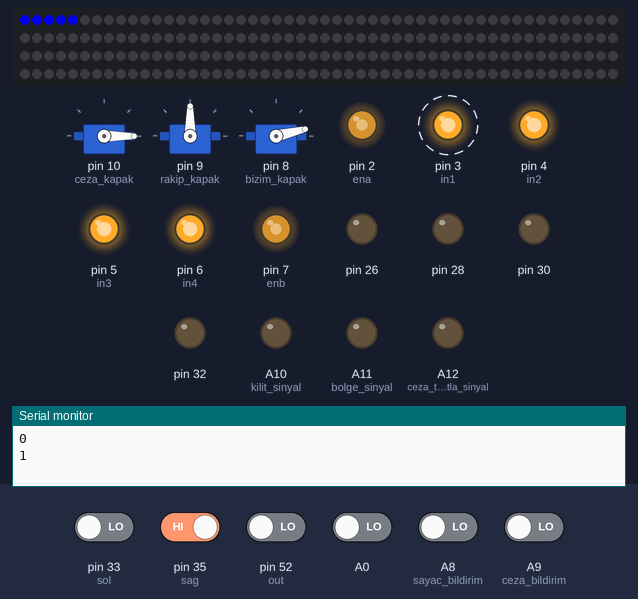
The sketch below on a simulated Arduino Mega 2560, built with avr-gcc and run on an emulated ATmega2560. Shown: 3 × servo, 200 RGB LEDs in strip order, left to right, continuing on the next row, output pins drawn as LEDs (lit = HIGH), the last lines printed to the serial monitor. Dashed ring = blinking. Inputs (shaded band) come from the test bench; at power-on: pin 35 (sag) HIGH, A0, A8 (sayac_bildirim), A9 (ceza_bildirim), pin 33 (sol), pin 52 (out) LOW. Pins used as bus, display or sensor lines are not drawn.

Above: at 0.89 s.
1.8 s: pin 33 (sol) driven HIGH
At 2.4 s:
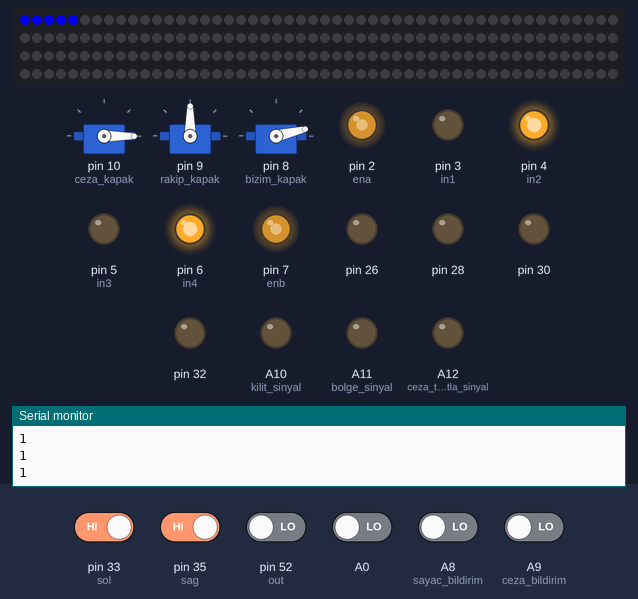
3.3 s: A8 (sayac_bildirim) driven HIGH
At 4.1 s:
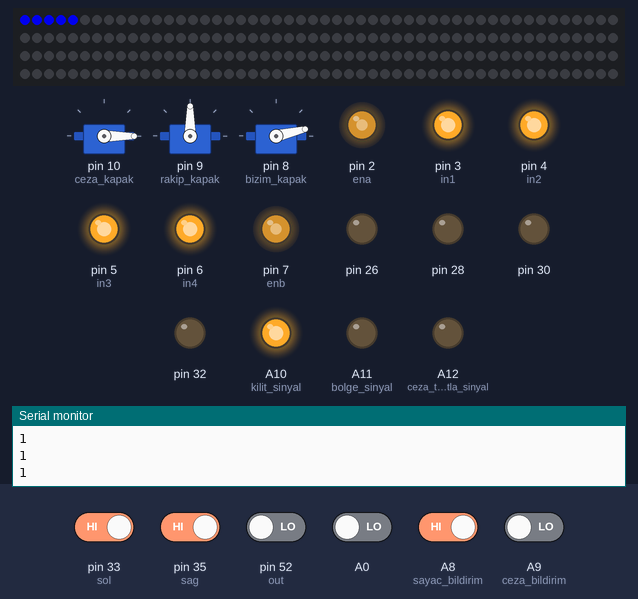
6.8 s: pin 35 (sag) driven LOW
At 8.0 s:
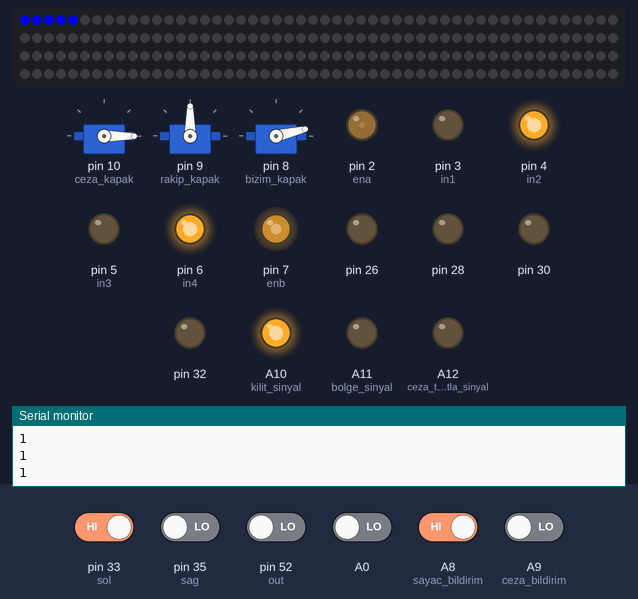
8.4 s: pin 33 (sol) driven LOW
At 10.2 s:
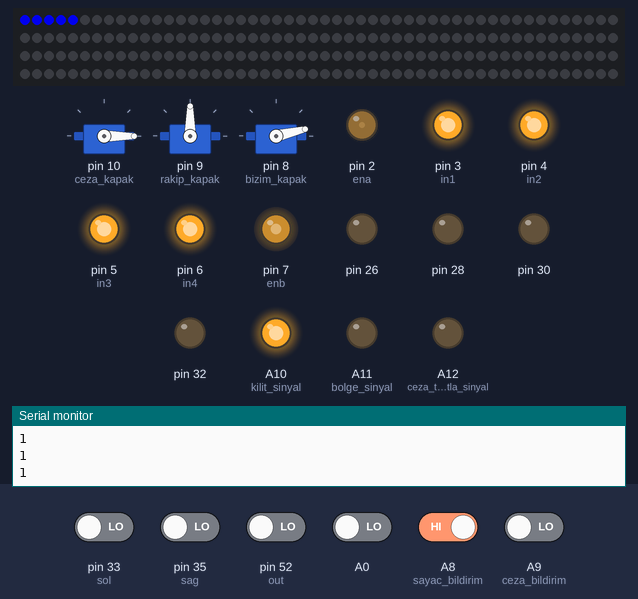
Timing chart, 0 to 28.2 s (numbered marks = the images above; inputs shaded):
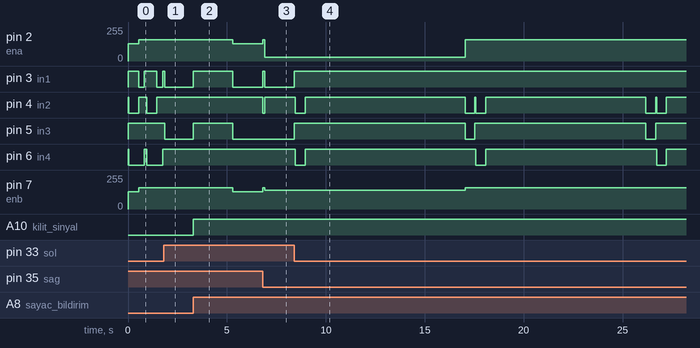

Measured:
- after the input at 1.8 s, pin 4 (in2): stops changing and stays HIGH; pin 5 (in3): HIGH → LOW after 0.05 s; pin 6 (in4): stays HIGH (without the input it goes to LOW after 0.07 s)
- after the input at 3.3 s, pin 2 (ena), pin 7 (enb): 160/255 → 130/255 after 2.0 s; pin 3 (in1), pin 5 (in3): LOW → HIGH at once, → LOW 2.0 s later; A10 (kilit_sinyal): LOW → HIGH at once
- after the input at 6.8 s, pin 2 (ena): 130/255 → 160/255 at once, → 30/255 0.10 s later; pin 3 (in1): LOW → HIGH at once, → LOW 0.10 s later; pin 4 (in2): HIGH → LOW at once, → HIGH 0.10 s later; pin 7 (enb): 130/255 → 160/255 at once, → 140/255 0.10 s later
- after the input at 8.4 s, pin 2 (ena): 30/255 → 160/255 after 8.6 s; pin 3 (in1): LOW → HIGH at once
- by itself, pin 3 (in1): alternates HIGH for 0.57 s and LOW for 0.30 s

The sketch:

mega1.ino
```cpp
#include <Servo.h>
#include <Adafruit_NeoPixel.h>

const int ena = 2;
const int in1 = 3;
const int in2 = 4;
const int in3 = 5;
const int in4 = 6;
const int enb = 7;

const int sayac_bildirim = A8;
const int ceza_bildirim = A9;
const int kilit_sinyal = A10;
const int bolge_sinyal = A11;
const int ceza_tokatla_sinyal = A12;

const int sag = 35;
const int sol = 33;
const int yan = 31;

Servo ceza_kapak, rakip_kapak, bizim_kapak;

const int s0 = 46;
const int s1 = 44;
const int s2 = 50;
const int s3 = 48;
const int out = 52;


float kirmizi = 0, mavi = 0;
byte bolge = 0, duvarla_isim_var = 0;

int kirmizi_veriler[4] = { 0, 0, 0, 0 };
int mavi_veriler[4] = { 0, 0, 0, 0 };


Adafruit_NeoPixel serit(200, 11, NEO_GRB + NEO_KHZ800);  // Tanımlamalar yapılıyor

void setup() {
  Serial.begin(9600);

  ceza_kapak.attach(10);
  rakip_kapak.attach(9);
  bizim_kapak.attach(8);

  serit.begin();             // Kütüphane başlatılıyor
  serit.clear();             // LED'ler temizleniyor
  serit.setBrightness(200);  // LED parlaklığı ayarlanıyor

  pinMode(ena, OUTPUT);
  pinMode(enb, OUTPUT);
  pinMode(in1, OUTPUT);
  pinMode(in2, OUTPUT);
  pinMode(in3, OUTPUT);
  pinMode(in4, OUTPUT);
  pinMode(s0, OUTPUT);
  pinMode(s1, OUTPUT);
  pinMode(s2, OUTPUT);
  pinMode(s3, OUTPUT);
  pinMode(out, INPUT);
  pinMode(sag, INPUT);
  pinMode(sol, INPUT);
  pinMode(yan, INPUT);
  pinMode(sayac_bildirim, INPUT);
  pinMode(ceza_bildirim, INPUT);
  pinMode(kilit_sinyal, OUTPUT);
  pinMode(bolge_sinyal, OUTPUT);
  pinMode(ceza_tokatla_sinyal, OUTPUT);

  pinMode(32, OUTPUT);
  pinMode(30, OUTPUT);
  pinMode(28, OUTPUT);
  pinMode(26, OUTPUT);
  digitalWrite(32, LOW);
  digitalWrite(30, LOW);
  digitalWrite(28, LOW);
  digitalWrite(26, LOW);

  digitalWrite(s0, HIGH);
  digitalWrite(s1, LOW);
  ceza_kapak.write(0);
  rakip_kapak.write(90);  //bu ters
  bizim_kapak.write(13);  //bu normal hali

  bolge = digitalRead(A0);
  digitalWrite(bolge_sinyal, bolge);
  // ***** Bölge Tespiti ********
  if (bolge == 1) {
    kirmizi_yak();
  } else {
    mavi_yak();
  }
  analogWrite(ena, 130);
  analogWrite(enb, 130);
  while(digitalRead(sag) == 0)
  {

  }
}

void loop() {
    if (digitalRead(sayac_bildirim) == 1)  //KENDİ TOPUMUZUN SAYACI DOLMUŞ
    {
    //DUVAR TAKİBİ VE KENDİ BÖLGEMİZE BOŞALTMA
    digitalWrite(kilit_sinyal, HIGH);
    dur();
    delay(2000);
    duvar_bul();
    duvarla_isim_var = 1;
    while (duvarla_isim_var == 1) {
      duvar_takip(1);
    }
    digitalWrite(kilit_sinyal, LOW);
    delay(1000);
    } else if (digitalRead(ceza_bildirim) == 1)  //CEZA TOPLADIK
    {
    //DUVAR TAKİBİ VE RAKİP BÖLGEYE BOŞALTMA
    digitalWrite(kilit_sinyal, HIGH);
    dur();
    delay(2000);
    duvar_bul();
    duvarla_isim_var = 1;
    while (duvarla_isim_var == 1) {
      duvar_takip(0);
    }
    digitalWrite(kilit_sinyal, LOW);
    delay(1000);
    } else {
    Serial.println(digitalRead(sol));
    Serial.println(digitalRead(sag));
    rastgele();
    }

}

void duvar_bul()
{
  while(true)
  {
    if (digitalRead(sag) == 0)
    {
      analogWrite(ena, 160);
      analogWrite(enb, 160);
      sola_don();
      delay(100);
      dur();
      break;
    }
    else if (digitalRead(sol) == 0)
    {
      analogWrite(ena, 160);
      analogWrite(enb, 160);
      sola_don();
      delay(400);
      dur();
      break;
    }
    else
    {
      analogWrite(ena, 130);
      analogWrite(enb, 130);
      ileri();
    }
  }

}

void duvar_takip(int nereye)
{
  if (digitalRead(sol) == 0) //KÖŞEYE GELDİK
  {
    dur();
    delay(50);
    geri();
    delay(500);
    dur();
    float sonuc = olcum();
    if((sonuc > 200 && bolge == nereye) || (sonuc < 70 && bolge != nereye)) // park etmemiz gereken durumlar. sonuc > 200 kırmızı, sonuc < 70 mavi
    {
      park(nereye);
    }
    else
    {
      analogWrite(ena, 160);
      analogWrite(enb, 160);
      sola_don();
      delay(500);
    }

  }
  else
  {
    while (digitalRead(sag) == 0 && digitalRead(sol) == 1)
    {
      analogWrite(ena, 30);
      analogWrite(enb, 140);
      ileri();
    }
    while (digitalRead(sag) == 1 && digitalRead(sol) == 1)
    {
      analogWrite(ena, 140);
      analogWrite(enb, 30);
      ileri();
    }
  }

}

void park(byte nereye)
{
  if(nereye == 1)
  {
    analogWrite(ena, 160);
      analogWrite(enb, 160);
      sola_don();
      delay(600);
      analogWrite(ena, 130);
      analogWrite(enb, 130);
      geri();
      delay(200);
      dur();
      bizim_kapak.write(103);
      delay(300);
      analogWrite(ena, 130);
      analogWrite(enb, 130);
      ileri();
      delay(600);
      dur();
      bizim_kapak.write(13);
      duvarla_isim_var = 0;
  }
  else
  {
    analogWrite(ena, 160);
      analogWrite(enb, 160);
      sola_don();
      delay(700);
      analogWrite(ena, 130);
      analogWrite(enb, 130);
      geri();
      delay(200);
      dur();
      ceza_kapak.write(90);
      delay(300);
      digitalWrite(ceza_tokatla_sinyal, HIGH);
      delay(1000);
      digitalWrite(ceza_tokatla_sinyal, LOW);
      analogWrite(ena, 130);
      analogWrite(enb, 130);
      ileri();
      delay(600);
      dur();
      ceza_kapak.write(0);
      duvarla_isim_var = 0;
  }
}

void duvar_takip_eski(int nereye) {
  analogWrite(ena, 200);
  analogWrite(enb, 200);
  ileri();
  if (digitalRead(sol) == 0 && digitalRead(sag) == 0) { // KÖŞEDEYİZ
    float sonuc = olcum();
    geri();
    delay(300);
    if ((sonuc > 200 && bolge == nereye) || (sonuc < 70 && bolge != nereye)) // park etmemiz gereken durumlar. sonuc > 200 kırmızı sonuc < 70 mavi
    {
      if (nereye == 0 && digitalRead(yan) == 1)
      {
        //ters_park();
      }
      park(nereye);
      duvarla_isim_var = 0;
    }
    else
    {
      analogWrite(ena, 150);
      analogWrite(enb, 150);
      sola_don();
      delay(500);
    }
  }
}

void duvar_takip_hazirlik()
{
  unsigned long baslangic = millis();
  while ((millis() - baslangic) > 10000)
  {
    analogWrite(ena, 200);
    analogWrite(enb, 200);
    ileri();
    if (digitalRead(sol) == 0 && digitalRead(sag) == 0) {
      geri();
      delay(300);
      analogWrite(ena, 150);
      analogWrite(enb, 150);
      sola_don();
      delay(500);
    }
  }
}

void park_eski(int nereye) {
  dur();
  delay(1000);
  geri();
  delay(300);
  analogWrite(ena, 200);
  analogWrite(enb, 200);
  sola_don();
  delay(500);
  dur();
  delay(1000);
  ileri();
  delay(600);
  analogWrite(ena, 200);
  analogWrite(enb, 20);
  geri();
  delay(350);
  dur();
  delay(1000);
  analogWrite(ena, 0);  //SOLA MEYİLLİ İLERİ
  analogWrite(enb, 255);
  ileri();
  delay(700);
  dur();
  delay(1000);
  analogWrite(ena, 200);
  analogWrite(enb, 200);
  geri();
  delay(500);
  dur();

  if (nereye == 1)
  {
    bizim_kapak.write(170);
    delay(400);
    ileri();
    delay(500);
    dur();
    bizim_kapak.write(10);
  }
  else
  {
    //CEZA BIRAK
    ceza_kapak.write(90);
    delay(300);
    digitalWrite(ceza_tokatla_sinyal, HIGH);
    delay(1000);
    digitalWrite(ceza_tokatla_sinyal, LOW);
    analogWrite(ena, 100);
    analogWrite(enb, 100);
    ileri();
    delay(300);
    dur();
    ceza_kapak.write(0);
  }
}

void rastgele() {
  if (digitalRead(sol) == 0)  //SOLDA ENGEL VAR
  {
    dur();
    delay(20);
    geri();
    delay(500);
    analogWrite(ena, 160);
    analogWrite(enb, 160);
    saga_don();
    delay(300);
    dur();
    delay(100);
    ileri();
  }
  else if (digitalRead(sag) == 0)  //SAĞDA ENGEL VAR
  {
    dur();
    delay(20);
    geri();
    delay(500);
    analogWrite(ena, 160);
    analogWrite(enb, 160);
    saga_don();
    delay(500);
    dur();
    delay(100);
    analogWrite(ena, 130);
    analogWrite(enb, 130);
    ileri();
  }
  else
  {
    ileri();
  }
}

void kirmizi_yak() {
  serit.clear();
  serit.setPixelColor(0, serit.Color(255, 0, 0));
  serit.setPixelColor(1, serit.Color(255, 0, 0));
  serit.setPixelColor(2, serit.Color(255, 0, 0));
  serit.setPixelColor(3, serit.Color(255, 0, 0));
  serit.setPixelColor(4, serit.Color(255, 0, 0));
  serit.show();
}

void mavi_yak() {
  serit.clear();
  serit.setPixelColor(0, serit.Color(0, 0, 255));
  serit.setPixelColor(1, serit.Color(0, 0, 255));
  serit.setPixelColor(2, serit.Color(0, 0, 255));
  serit.setPixelColor(3, serit.Color(0, 0, 255));
  serit.setPixelColor(4, serit.Color(0, 0, 255));
  serit.show();
}

float olcum() {
  //verileri güncelliyoruz
  for (int i = 0; i < 4; i++) {
    olc();
    kirmizi_veriler[i] = kirmizi;
    mavi_veriler[i] = mavi;
    delay(10);
  }

  kirmizi = stabilSonucuBul(kirmizi_veriler, 4);
  mavi = stabilSonucuBul(mavi_veriler, 4);

  float sonuc = ((float)mavi / (float)kirmizi) * 100;
  return sonuc;
}

void olc() {
  digitalWrite(s2, LOW);
  digitalWrite(s3, LOW);
  delay(5);
  kirmizi = pulseIn(out, LOW);

  digitalWrite(s2, LOW);
  digitalWrite(s3, HIGH);
  delay(5);
  mavi = pulseIn(out, LOW);
}

void ileri() {
  digitalWrite(in1, LOW);
  digitalWrite(in2, HIGH);
  digitalWrite(in3, LOW);
  digitalWrite(in4, HIGH);
}

void geri() {
  digitalWrite(in1, HIGH);
  digitalWrite(in2, LOW);
  digitalWrite(in3, HIGH);
  digitalWrite(in4, LOW);
}

void saga_don() {
  digitalWrite(in1, LOW);
  digitalWrite(in2, HIGH);
  digitalWrite(in3, HIGH);
  digitalWrite(in4, LOW);
}

void sola_don() {
  digitalWrite(in1, HIGH);
  digitalWrite(in2, LOW);
  digitalWrite(in3, LOW);
  digitalWrite(in4, HIGH);
}

void saga_ilerle() {
  analogWrite(ena, 255);
  analogWrite(enb, 70);
  ileri();
}

void sola_ilerle() {
  analogWrite(ena, 70);
  analogWrite(enb, 255);
  ileri();
}

void saga_gerile() {
  analogWrite(ena, 150);
  analogWrite(enb, 100);
  geri();
}

void sola_gerile() {
  analogWrite(ena, 150);
  analogWrite(enb, 200);
  geri();
}

void dur() {
  digitalWrite(in1, HIGH);
  digitalWrite(in2, HIGH);
  digitalWrite(in3, HIGH);
  digitalWrite(in4, HIGH);
}


// ******************************Ortalama hesaplayan fonksiyon*****************************
double ortalamaHesapla(const int arr[], int size) {
  double sum = 0;
  for (int i = 0; i < size; i++) {
    sum += arr[i];
  }
  return sum / size;
}

// Standart sapmayı hesaplayan fonksiyon
double standartSapmaHesapla(const int arr[], int size, double mean) {
  double sum = 0;
  for (int i = 0; i < size; i++) {
    sum += pow(arr[i] - mean, 2);
  }
  return sqrt(sum / size);
}

// Uç değerleri filtreleyerek en istikrarlı değeri bul
int stabilSonucuBul(const int arr[], int size) {
  // Dizinin ortalamasını hesapla
  double mean = ortalamaHesapla(arr, size);

  // Dizinin standart sapmasını hesapla
  double stdDev = standartSapmaHesapla(arr, size, mean);

  // Standart sapmanın 1.5 katından daha uzak olan değerleri göz ardı et
  const double threshold = 1.5 * stdDev;

  // Filtrelenmiş dizinin ortalamasını ve en yakın değeri bul
  double filteredSum = 0;
  int filteredCount = 0;
  int closestValue = arr[0];
  double minDifference = 1e6;  // çok büyük bir sayı kullanıyoruz

  for (int i = 0; i < size; i++) {
    if (fabs(arr[i] - mean) <= threshold) {
      filteredSum += arr[i];
      filteredCount++;

      // Ortalamaya en yakın değeri bul
      double diff = fabs(arr[i] - mean);
      if (diff < minDifference) {
        minDifference = diff;
        closestValue = arr[i];
      }
    }
  }

  return closestValue;
}
```
